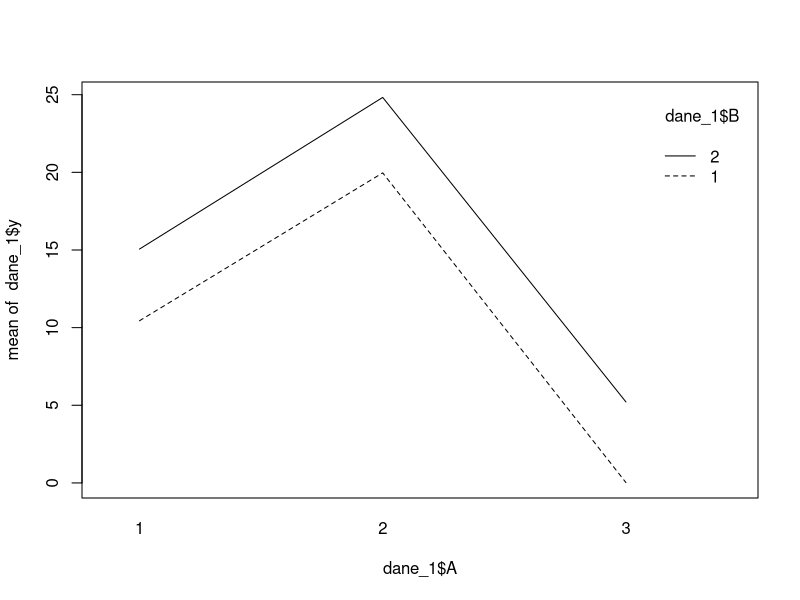
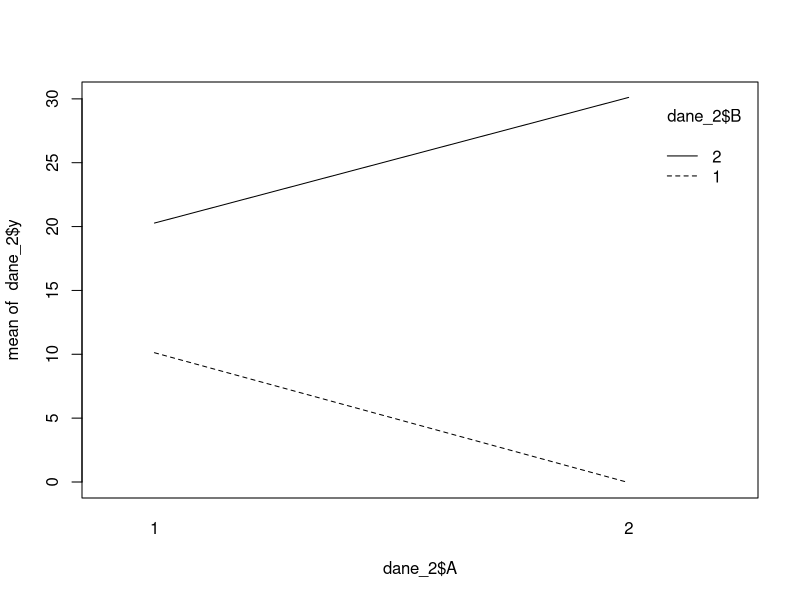
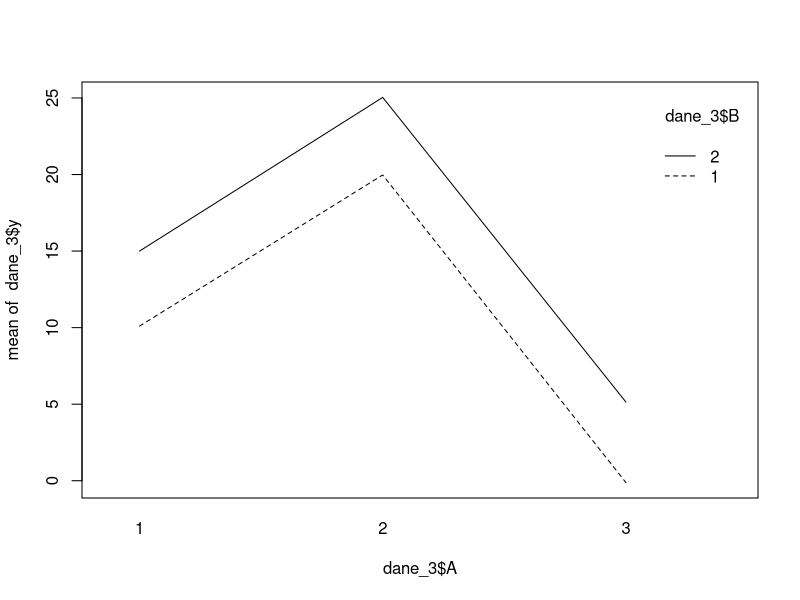
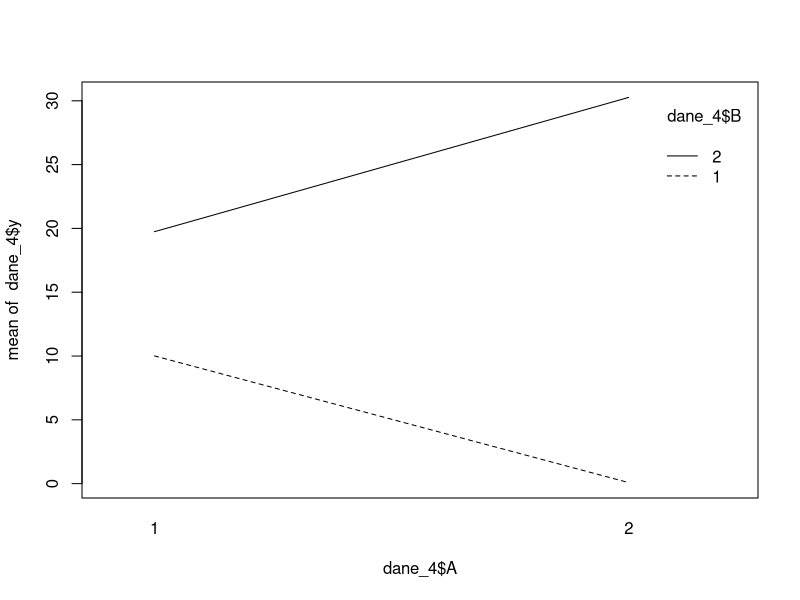

Write the R code that produced these figures, in order.
## ---- chunk 1

grupy_rowne_bez_interakcji <- function(){
  y11 <- rnorm(30, mean=10)
  y12 <- rnorm(30,mean=20)
  y13 <- rnorm(30,mean=0)
  y21 <- rnorm(30, mean=15)
  y22 <- rnorm(30,mean=25)
  y23 <- rnorm(30,mean=5)
  y <- c(y11,y12,y13,y21,y22,y23)
  
  A <- rep(c(1,2,3,1,2,3),each=30)
  B <- rep(1:2,each=90)
  
  dane <- data.frame(y,A,B)
  dane$A <-factor(dane$A)
  dane$B <- factor(dane$B)
  return(dane)
}


grupy_rowne_z_interakcja <- function(){
  y11 <- rnorm(30, mean=10)
  y12 <- rnorm(30,mean=0)
  y21 <- rnorm(30, mean=20)
  y22 <- rnorm(30,mean=30)
  y <- c(y11,y12,y21,y22)
  
  A <- rep(c(1,2,1,2),each=30)
  B <- rep(1:2,each=60)
  
  dane <- data.frame(y,A,B)
  dane$A <-factor(dane$A)
  dane$B <- factor(dane$B)
  return(dane)
}
## ---- chunk 2
grupy_nierowne_bez_interakcji <- function(){
  y11 <- rnorm(30, mean=10)
  y12 <- rnorm(30,mean=20)
  y13 <- rnorm(10,mean=0)
  y21 <- rnorm(30, mean=15)
  y22 <- rnorm(30,mean=25)
  y23 <- rnorm(50,mean=5)
  y <- c(y11,y12,y13,y21,y22,y23)
  
  a11 <- rep(1,times=30)
  a12 <- rep(2,times=30)
  a13 <- rep(3, times=10)
  a23 <- rep(3,times=50)
  
  A<-c(a11,a12,a13,a11,a12,a23)
  
  b1 <- rep(1,times=70)
  b2 <- rep(2,times=110)
  B <- c(b1,b2)
  
  dane <- data.frame(y,A,B)
  dane$A <-factor(dane$A)
  dane$B <- factor(dane$B)
  return(dane)
  
}

grupy_nierowne_z_interakcja <- function(){
  y11 <- rnorm(30, mean=10)
  y12 <- rnorm(10,mean=0)
  y21 <- rnorm(30, mean=20)
  y22 <- rnorm(50,mean=30)
  y <- c(y11,y12,y21,y22)
  
  
  a11 <- rep(1,times=30)
  a12 <- rep(2,times=10)
  a22 <- rep(2,times=50)
  
  A <- c(a11,a12,a11,a22)
  b1 <- rep(1, times=40)
  b2 <- rep(2, times=80)
  
  B <- c(b1,b2)
  
  dane <- cbind(y,A,B)
  dane <- as.data.frame(dane)
  dane$A <-factor(dane$A)
  dane$B <- factor(dane$B)
  
  return(dane)
}
  

## ---- chunk 3

#interaction plot

dane_1 <- grupy_rowne_bez_interakcji()
interaction.plot(dane_1$A,dane_1$B,dane_1$y)

dane_2 <- grupy_rowne_z_interakcja()
interaction.plot(dane_2$A,dane_2$B,dane_2$y)

dane_3<- grupy_nierowne_bez_interakcji()
interaction.plot(dane_3$A,dane_3$B,dane_3$y)

dane_4 <- grupy_nierowne_z_interakcja()
interaction.plot(dane_4$A,dane_4$B,dane_4$y)
## ---- chunk 4
p_wartosc<- function(dane){
  model <- aov(y~A*B,data=dane)
  pods <- summary(model)
  p.val <-pods[[1]]['Pr(>F)']
  return(p.val[3,1])
}

## ---- chunk 5
m<-1000
p_value_rowne_bez_interakcji<-replicate(m,{
  x<-grupy_rowne_bez_interakcji()
  p_wartosc(x)
})

#jak czesto odrzucamy hipoteze zerowa, mowiaca o braku interakcji miedzy grupami

mean(p_value_rowne_bez_interakcji<0.05)

p_value_rowne_z_interakcja <- replicate(m,{
  x<-grupy_rowne_z_interakcja()
  p_wartosc(x)
})

mean(p_value_rowne_z_interakcja<0.05)

## ---- chunk 6
p_value_nierowne_bez_interakcji <- replicate(m,{
  x<-grupy_nierowne_bez_interakcji()
  p_wartosc(x)
})

mean(p_value_nierowne_bez_interakcji<0.05)

p_value_nierowne_z_interakcja <- replicate(m,{
  x<-grupy_nierowne_z_interakcja()
  p_wartosc(x)
})


mean(p_value_nierowne_z_interakcja<0.05)
